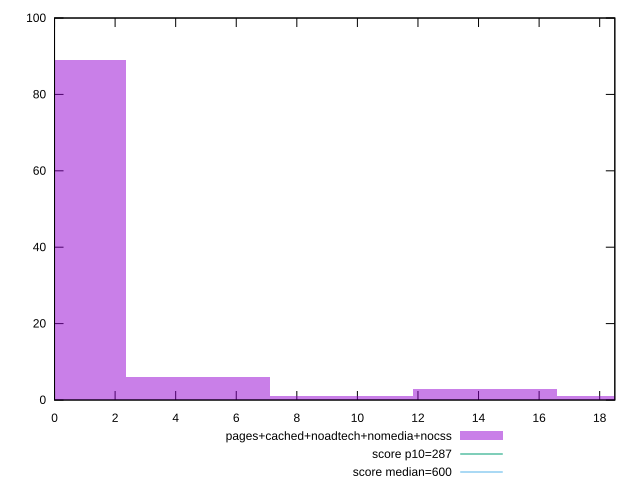

This figure's gnuplot source:
reset

$pagesCachedNoadtechNomediaNocss <<EOF
4.738817469409645 6
0 89
14.216452408228935 3
18.95526987763858 1
9.47763493881929 1
EOF

set key outside below
set boxwidth 4.738817469409645
set xrange [0:18.5]
set yrange [0:100]
set trange [0:100]
set style fill transparent solid 0.5 noborder

set parametric
set terminal svg size 640, 490 enhanced background rgb 'white'
set output "report_00022_2021-02-20T12:08:46.964Z/total-blocking-time/comparison/histogram/4_vs_5.svg"

plot $pagesCachedNoadtechNomediaNocss title "pages+cached+noadtech+nomedia+nocss" with boxes, \
     287,t title "score p10=287", \
     600,t title "score median=600"

reset
